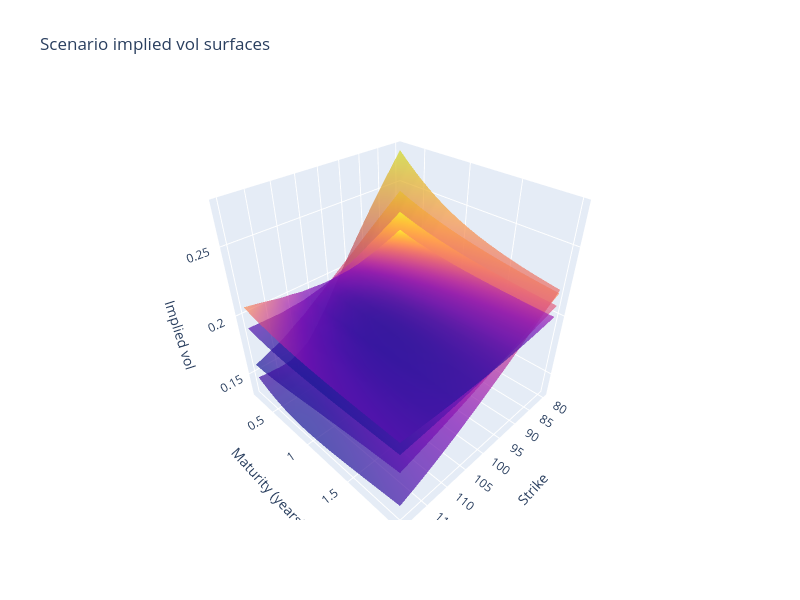

The notebook cell this image was saved under:
### Code cell
fig = go.Figure()
for name, vols in scenario_vols.items():
    fig.add_trace(
        go.Surface(
            x=vol_strikes,
            y=vol_maturities,
            z=vols,
            name=name,
            showscale=False,
            opacity=0.7,
        )
    )
fig.update_layout(
    title="Scenario implied vol surfaces",
    scene=dict(
        xaxis_title="Strike",
        yaxis_title="Maturity (years)",
        zaxis_title="Implied vol",
    ),
    width=800,
    height=600,
)
fig

### Figure 1 — Plotly figure (JSON) as saved in the notebook; plotly's stock layout.template omitted (floating-point values rounded to 4 significant figures; data arrays with more than 128 entries replaced by an {"elided": "..."} marker saying what was removed)
{"data": [{"name": "baseline", "opacity": 0.7, "showscale": false, "type": "surface", "x": [80.0, 82.5, 85.0, 87.5, 90.0, 92.5, 95.0, 97.5, 100.0, 102.5, 105.0, 107.5, 110.0, 112.5, 115.0, 117.5, 120.0], "y": [0.25, 0.3667, 0.4833, 0.6, 0.7167, 0.8333, 0.95, 1.067, 1.183, 1.3, 1.417, 1.533, 1.65, 1.767, 1.883, 2.0], "z": {"elided": "16x17 float values"}}, {"name": "high_sigma", "opacity": 0.7, "showscale": false, "type": "surface", "x": [80.0, 82.5, 85.0, 87.5, 90.0, 92.5, 95.0, 97.5, 100.0, 102.5, 105.0, 107.5, 110.0, 112.5, 115.0, 117.5, 120.0], "y": [0.25, 0.3667, 0.4833, 0.6, 0.7167, 0.8333, 0.95, 1.067, 1.183, 1.3, 1.417, 1.533, 1.65, 1.767, 1.883, 2.0], "z": {"elided": "16x17 float values"}}, {"name": "low_rho", "opacity": 0.7, "showscale": false, "type": "surface", "x": [80.0, 82.5, 85.0, 87.5, 90.0, 92.5, 95.0, 97.5, 100.0, 102.5, 105.0, 107.5, 110.0, 112.5, 115.0, 117.5, 120.0], "y": [0.25, 0.3667, 0.4833, 0.6, 0.7167, 0.8333, 0.95, 1.067, 1.183, 1.3, 1.417, 1.533, 1.65, 1.767, 1.883, 2.0], "z": {"elided": "16x17 float values"}}, {"name": "neutral_rho", "opacity": 0.7, "showscale": false, "type": "surface", "x": [80.0, 82.5, 85.0, 87.5, 90.0, 92.5, 95.0, 97.5, 100.0, 102.5, 105.0, 107.5, 110.0, 112.5, 115.0, 117.5, 120.0], "y": [0.25, 0.3667, 0.4833, 0.6, 0.7167, 0.8333, 0.95, 1.067, 1.183, 1.3, 1.417, 1.533, 1.65, 1.767, 1.883, 2.0], "z": {"elided": "16x17 float values"}}], "layout": {"height": 600, "scene": {"xaxis": {"title": {"text": "Strike"}}, "yaxis": {"title": {"text": "Maturity (years)"}}, "zaxis": {"title": {"text": "Implied vol"}}}, "title": {"text": "Scenario implied vol surfaces"}, "width": 800}}
